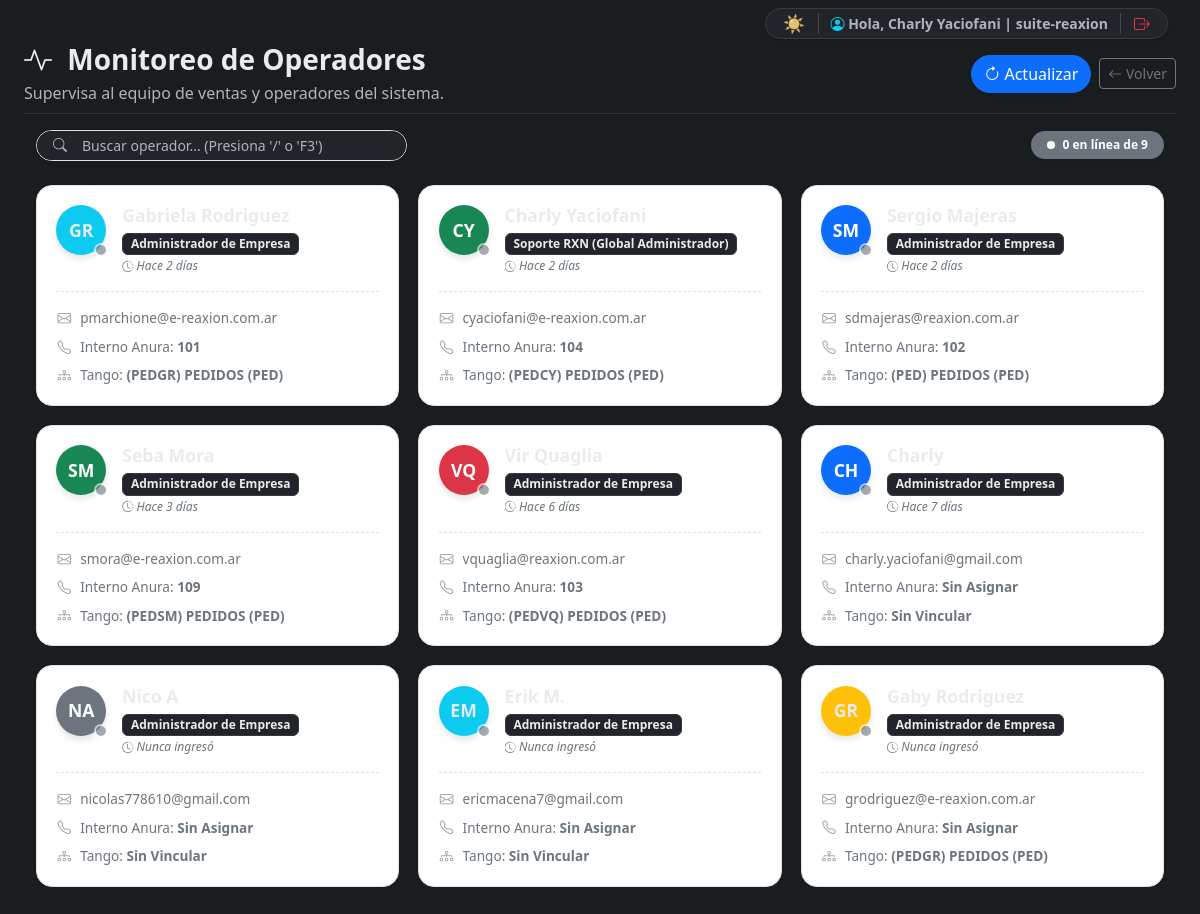
Page /mi-empresa/crm/monitoreo-usuarios (signed in) on the committed database.
### tables this page shows
CREATE TABLE `usuarios` (
  `id` int(11) NOT NULL,
  `empresa_id` int(11) NOT NULL,
  `nombre` varchar(150) NOT NULL,
  `email` varchar(150) NOT NULL,
  `email_verificado` tinyint(1) DEFAULT 0,
  `email_verificado_at` datetime DEFAULT NULL,
  `verification_token` varchar(64) DEFAULT NULL,
  `verification_expires` datetime DEFAULT NULL,
  `password_hash` varchar(255) NOT NULL,
  `anura_interno` varchar(50) DEFAULT NULL,
  `reset_token` varchar(64) DEFAULT NULL,
  `reset_expires` datetime DEFAULT NULL,
  `preferencia_tema` varchar(10) DEFAULT 'light',
  `preferencia_fuente` varchar(5) DEFAULT 'md',
  `color_calendario` varchar(20) DEFAULT '#007bff',
  `ultimo_acceso` timestamp NULL DEFAULT NULL,
  `avatar_url` varchar(255) DEFAULT NULL,
  `activo` tinyint(1) NOT NULL DEFAULT 1,
  `es_admin` tinyint(1) NOT NULL DEFAULT 0,
  `es_rxn_admin` tinyint(1) NOT NULL DEFAULT 0,
  `created_at` timestamp NULL DEFAULT current_timestamp(),
  `updated_at` timestamp NULL DEFAULT current_timestamp() ON UPDATE current_timestamp(),
  `dashboard_order` text DEFAULT NULL,
  `tango_perfil_pedido_id` int(11) DEFAULT NULL,
  `tango_perfil_pedido_codigo` varchar(100) DEFAULT NULL,
  `tango_perfil_pedido_nombre` varchar(255) DEFAULT NULL,
  `tango_perfil_snapshot_json` text DEFAULT NULL,
  `tango_perfil_snapshot_date` datetime DEFAULT NULL,
  `tango_perfil_snapshot_synced_at` datetime DEFAULT NULL,
  `deleted_at` datetime DEFAULT NULL
);

### app/modules/CrmMonitoreoUsuarios/views/index.php (the view, shortened to what the rows shown need)
<div class="container-fluid crm-monitoreo-shell mb-5">
    <div class="user-grid" id="userGrid">
        <?php if (empty($usuarios)): ?>
            <div class="col-12">
                <div class="alert alert-info border shadow-sm">
                    <i class="bi bi-info-circle me-2"></i> No se encontraron usuarios para monitorear en este entorno.
                </div>
            </div>
        <?php else: ?>
            <?php foreach ($usuarios as $u):
                if (!$u['activo']) {
                    $dotClass = 'suspended';
                    $dotTitle = 'Cuenta suspendida';
                } elseif ($u['online']) {
                    $dotClass = 'online';
                    $dotTitle = $u['is_current_user']
                        ? 'Vos (en línea ahora)'
                        : 'En línea · ' . $u['ultimo_acceso_desde'];
                } else {
                    $dotClass = 'offline';
                    $dotTitle = 'Offline · ' . $u['ultimo_acceso_desde'];
                }
            ?>
                <div class="user-card rxn-searchable-item <?= $u['online'] ? 'is-online' : '' ?>" style="cursor: grab;" data-id="<?= htmlspecialchars((string)$u['id']) ?>" data-search-content="<?= htmlspecialchars(strtolower($u['nombre'] . ' ' . $u['email'] . ' ' . $u['rol'])) ?>">
                    <div class="user-info-wrapper">
                        <div style="position: relative;">
                            <div class="user-avatar <?= htmlspecialchars($u['avatar_color']) ?>">
                                <?= htmlspecialchars($u['iniciales']) ?>
                            </div>
                            <div class="user-status-dot <?= htmlspecialchars($dotClass) ?>" title="<?= htmlspecialchars($dotTitle) ?>" data-bs-toggle="tooltip"></div>
                        </div>
                        <div class="overflow-hidden">
                            <h5 class="mb-0 text-truncate fw-bold" style="font-size: 1.1rem; color: var(--bs-heading-color);"><?= htmlspecialchars($u['nombre']) ?></h5>
                            <div class="text-truncate mt-1">
                                <span class="badge bg-light text-dark border"><?= htmlspecialchars($u['rol']) ?></span>
                            </div>
                            <div class="user-last-seen <?= $u['online'] ? 'online' : '' ?>">
                                <i class="bi <?= $u['online'] ? 'bi-circle-fill' : 'bi-clock-history' ?>" style="font-size:0.7rem;"></i>
                                <?= $u['online']
                                    ? ($u['is_current_user'] ? 'Vos, ahora' : 'En línea')
                                    : htmlspecialchars($u['ultimo_acceso_desde']) ?>
                            </div>
                        </div>
                    </div>
                    <div class="user-meta-strip">
                        <div class="user-meta-item">
                            <i class="bi bi-envelope"></i>
                            <span class="text-truncate"><?= htmlspecialchars($u['email']) ?></span>
                        </div>
                        <div class="user-meta-item">
                            <i class="bi bi-telephone"></i>
                            <span>Interno Anura: <strong><?= htmlspecialchars($u['anura_interno']) ?></strong></span>
                        </div>
                        <div class="user-meta-item">
                            <i class="bi bi-diagram-3"></i>
                            <span class="text-truncate">Tango: <strong><?= htmlspecialchars($u['tango_perfil']) ?></strong></span>
                        </div>
                    </div>
                </div>
            <?php endforeach; ?>
        <?php endif; ?>
    </div>
</div>
<?php
require BASE_PATH . '/app/shared/views/admin_layout.php';

### rows in the picture
usuarios: iniciales "GR", activo 1 (drawn), nombre "Gabriela Rodriguez", rol "Administrador de Empresa", ultimo_acceso_desde "Hace 2 días", email "pmarchione@e-reaxion.com.ar", anura_interno "101", tango_perfil "(PEDGR) PEDIDOS (PED)"
usuarios: iniciales "CY", activo 1 (drawn), nombre "Charly Yaciofani", rol "Soporte RXN (Global Administrador)", ultimo_acceso_desde "Hace 2 días", email "cyaciofani@e-reaxion.com.ar", anura_interno "104", tango_perfil "(PEDCY) PEDIDOS (PED)"
usuarios: iniciales "SM", activo 1 (drawn), nombre "Sergio Majeras", rol "Administrador de Empresa", ultimo_acceso_desde "Hace 2 días", email "sdmajeras@reaxion.com.ar", anura_interno "102", tango_perfil "(PED) PEDIDOS (PED)"
usuarios: iniciales "SM", activo 1 (drawn), nombre "Seba Mora", rol "Administrador de Empresa", ultimo_acceso_desde "Hace 3 días", email "smora@e-reaxion.com.ar", anura_interno "109", tango_perfil "(PEDSM) PEDIDOS (PED)"
usuarios: iniciales "VQ", activo 1 (drawn), nombre "Vir Quaglia", rol "Administrador de Empresa", ultimo_acceso_desde "Hace 6 días", email "vquaglia@reaxion.com.ar", anura_interno "103", tango_perfil "(PEDVQ) PEDIDOS (PED)"
usuarios: iniciales "CH", activo 1 (drawn), nombre "Charly", rol "Administrador de Empresa", ultimo_acceso_desde "Hace 7 días", email "charly.yaciofani@gmail.com", anura_interno "Sin Asignar", tango_perfil "Sin Vincular"
usuarios: iniciales "NA", activo 1 (drawn), nombre "Nico A", rol "Administrador de Empresa", ultimo_acceso_desde "Nunca ingresó", email "nicolas778610@gmail.com", anura_interno "Sin Asignar", tango_perfil "Sin Vincular"
usuarios: iniciales "EM", activo 1 (drawn), nombre "Erik M.", rol "Administrador de Empresa", ultimo_acceso_desde "Nunca ingresó", email "ericmacena7@gmail.com", anura_interno "Sin Asignar", tango_perfil "Sin Vincular"
usuarios: iniciales "GR", activo 1 (drawn), nombre "Gaby Rodriguez", rol "Administrador de Empresa", ultimo_acceso_desde "Nunca ingresó", email "grodriguez@e-reaxion.com.ar", anura_interno "Sin Asignar", tango_perfil "(PEDGR) PEDIDOS (PED)"

### other values in the picture
$oppositeThemeBtn "☀️"
$backofficeUserName "Charly Yaciofani"
$backofficeEmpresaNombre "suite-reaxion"
$title "Monitoreo de Operadores"
$subtitle "Supervisa al equipo de ventas y operadores del sistema."
$onlineCount "0"
$totalCount "9"
